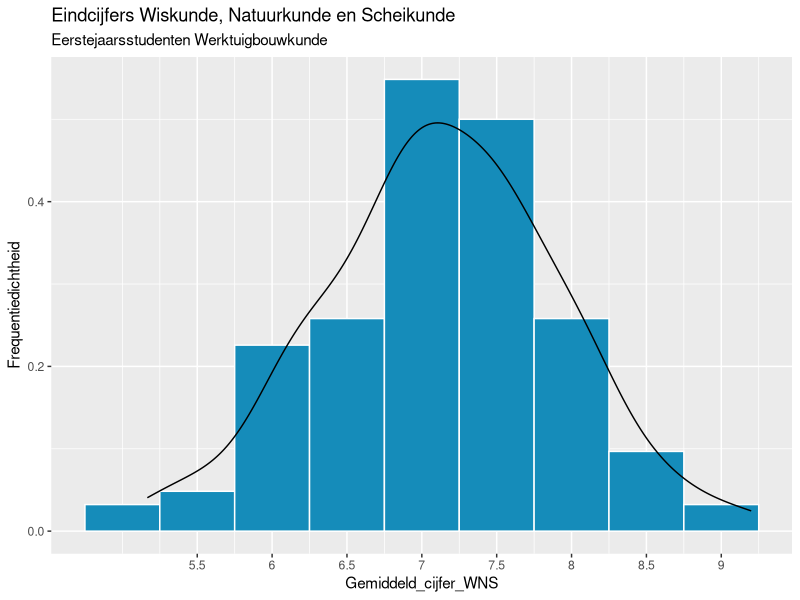
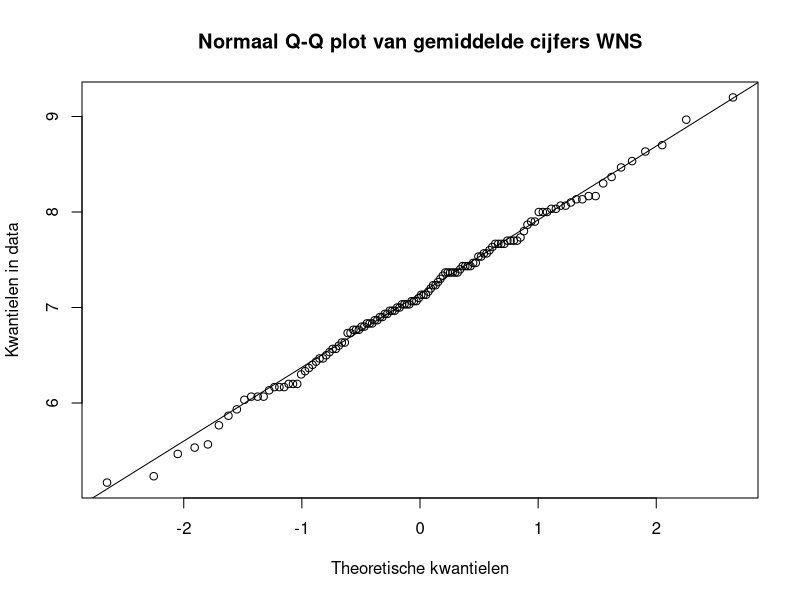
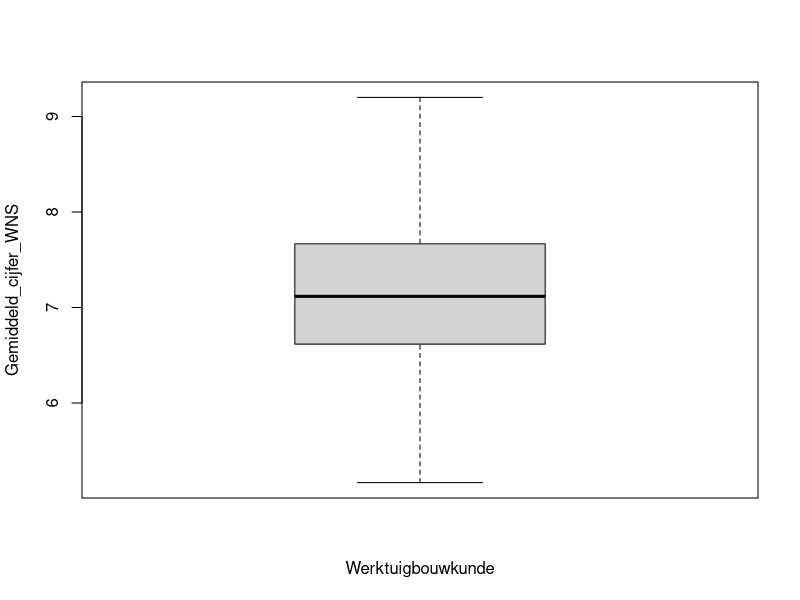

Recreate these plots in R, in order.
## ---- chunk 1
paste0(here::here(),"/01. Includes/code/Header.R")
## ---- chunk 2
library(stringr)
Round_and_format <- function(x, digits = 2) {
  x <- as.character(round(x, digits))
  x <- str_replace(x, "[.]", ",")
  return(x)
}
## ---- chunk 3
## Laad packages in

## Maak dummydata aan
RNGkind(sample.kind = "Rounding")
set.seed(1)

Decimalen_wiskunde <- rnorm(160, 7.1, 2.6)
Wiskunde_eindcijfer <- round(Decimalen_wiskunde, 1)[Decimalen_wiskunde <= 10 & Decimalen_wiskunde >= 4.5]

Decimalen_scheikunde <- rnorm(160, 6.8, 2.2)
Scheikunde_eindcijfer <- round(Decimalen_scheikunde, 1)[Decimalen_scheikunde <= 10 & Decimalen_scheikunde >= 4.5]

Decimalen_natuurkunde <- rnorm(160, 7.0, 2.4)
Natuurkunde_eindcijfer <- round(Decimalen_natuurkunde, 1)[Decimalen_natuurkunde <= 10 & Decimalen_natuurkunde >= 4.5]

WNS_eindcijfers <- cbind(Wiskunde_eindcijfer, Scheikunde_eindcijfer, Natuurkunde_eindcijfer)

Gemiddeld_cijfer_WNS <- apply(WNS_eindcijfers, 1, mean)

Gemiddeld_cijfer_WNS_n30 <- sample(Gemiddeld_cijfer_WNS, 30)
## ---- chunk 4
## Eerste 5 observaties
head(Gemiddeld_cijfer_WNS)

## Laatste 5 observaties
tail(Gemiddeld_cijfer_WNS)
## ---- chunk 5
## Gemiddelde en standaarddeviatie
length(Gemiddeld_cijfer_WNS)
mean(Gemiddeld_cijfer_WNS)
sd(Gemiddeld_cijfer_WNS)
## ---- chunk 6
vMean <- Round_and_format(mean(Gemiddeld_cijfer_WNS))
vSD <- Round_and_format(sd(Gemiddeld_cijfer_WNS))
vN <- Round_and_format(length(Gemiddeld_cijfer_WNS))
## ---- chunk 7
## Histogram met ggplot2
library(ggplot2)

ggplot(data.frame(Gemiddeld_cijfer_WNS), 
       aes(x = Gemiddeld_cijfer_WNS)) +
  geom_histogram(aes(y = ..density..),
                 binwidth = 0.5, 
                 color = "white", 
                 fill = "#158CBA", ) +
  geom_density(alpha = .2, adjust = 1) +
  ylab("Frequentiedichtheid") +
  xlab("Gemiddeld_cijfer_WNS") +
  scale_x_continuous(labels = as.character(seq(5.5, 9, 0.5)), 
                     breaks = seq(5.5, 9, 0.5)) +
  labs(title = "Eindcijfers Wiskunde, Natuurkunde en Scheikunde", 
       subtitle = "Eerstejaarsstudenten Werktuigbouwkunde")

## ---- chunk 8
## Q-Q plot
qqnorm(Gemiddeld_cijfer_WNS, 
       pch = 1,
       main = "Normaal Q-Q plot van gemiddelde cijfers WNS",
       ylab = "Kwantielen in data",
       xlab = "Theoretische kwantielen")
qqline(Gemiddeld_cijfer_WNS)
## ---- chunk 9
## Boxplot
boxplot(Gemiddeld_cijfer_WNS, xlab = "Werktuigbouwkunde", ylab = "Gemiddeld_cijfer_WNS")
## ---- chunk 10
## Kolmogorov-Smirnov test
library(nortest)
lillie.test(Gemiddeld_cijfer_WNS)
## ---- chunk 11
## Shapiro-Wilk test
shapiro.test(Gemiddeld_cijfer_WNS_n30)
## ---- chunk 12
## T-test
t.test(Gemiddeld_cijfer_WNS, mu = 6.8, alternative = "two.sided")
## ---- chunk 13
t <- t.test(Gemiddeld_cijfer_WNS, mu = 6.8, alternative = "two.sided")
vP <- Round_and_format(t$p.value)
## ---- chunk 14
paste0(here::here(),"/01. Includes/code/Footer.R")
